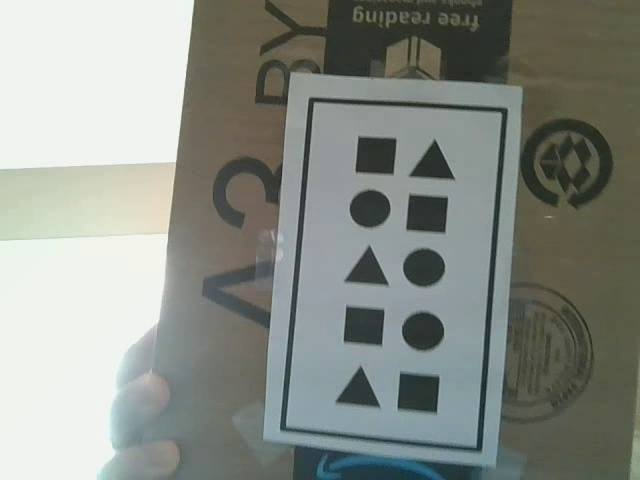
#> input picture PC Analysis/image1.jpg, 640 x 480 px, found by its file name
$ python ShapeRecogn.py   (older library calls are emulated)
#> lines starting #> are read from the running program, lines starting #| are printed output that depends on the picture
import math
import cv2
import os
import numpy
import glob
import os
import statistics
import csv
import time
import pandas as pd
import shutil
from tempfile import NamedTemporaryFile

font = cv2.FONT_HERSHEY_COMPLEX


############################################################################
images = []

data_file = open("data2.txt", "w")

data = pd.read_csv('total.csv')
#> (reads PC Analysis/total.csv from the repository)
data = data[['total','numbers']]

path = "C:/Users/Lydia Yeeun Cho/Desktop/senior project/shape_recognizing/Frame4/*.jpg"
files = glob.glob(path)
count = 0

total_file = pd.read_csv("list_items.csv")
#> (reads PC Analysis/list_items.csv from the repository)
total_file = total_file[['Name','Weight', 'Barcode', 'Rect','Tri', 'Cir' ]]
################################################################################
# [101 lines left out: functions findPoints, findSize, findShapes, not called in this run]
def initiate() :
    for n in data.total :
        data.loc[data.total == n, 'numbers'] = 0
    data.to_csv('total.csv')

# [7 lines left out: function ShapeRecogn, not called in this run]
img = cv2.imread("C:/Users/Lydia Yeeun Cho/Desktop/senior project/Final_project/image1.jpg",cv2.IMREAD_GRAYSCALE)
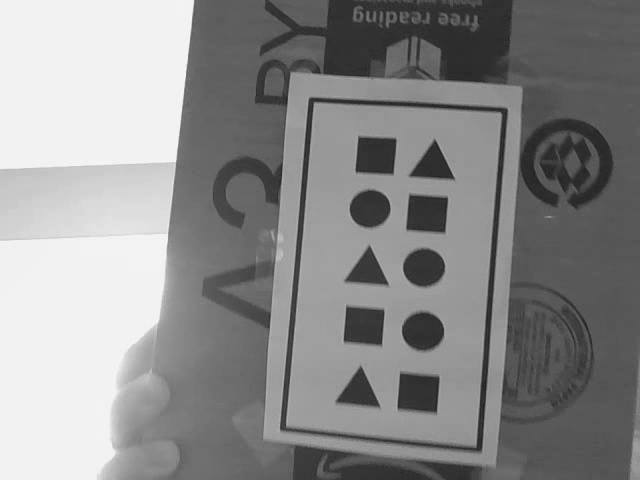
#> img: shape (480, 640); min 29, max 253, mean 139.5
#ShapeRecogn()
#findShapes(img)
initiate()
